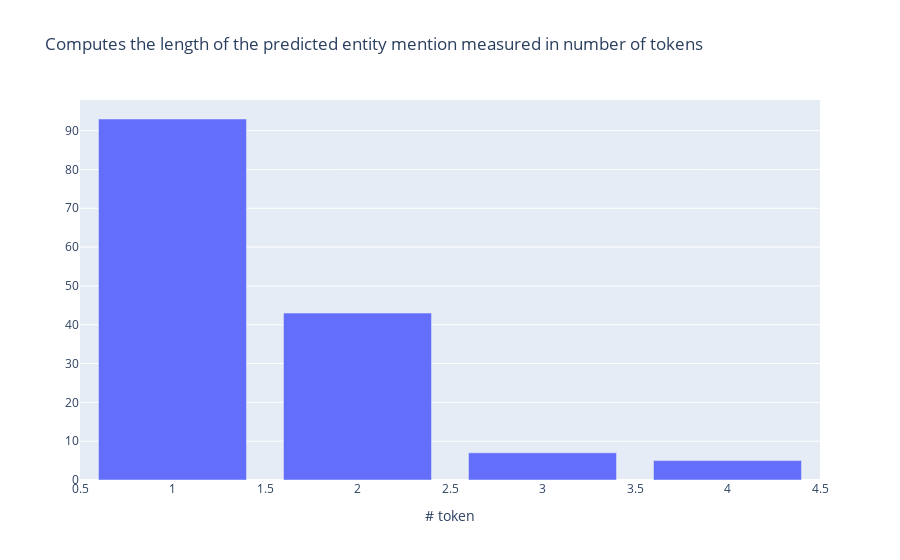

Notebook code for this chart:
### Code cell
from rubrix.metrics.token_classification import mention_length
mention_length(name="spacy_sm_wnut17").visualize()

### Figure 1 — Plotly figure (JSON) as saved in the notebook; plotly's stock layout.template omitted (floating-point values rounded to 4 significant figures)
{"data": [{"type": "bar", "x": [1, 2, 3, 4], "y": [93, 43, 7, 5]}], "layout": {"autosize": true, "title": {"text": "Computes the length of the predicted entity mention measured in number of tokens"}, "xaxis": {"autorange": true, "range": [0.5, 4.5], "title": {"text": "# token"}, "type": "linear"}, "yaxis": {"autorange": true, "range": [0, 97.89], "title": {"text": ""}, "type": "linear"}}}
